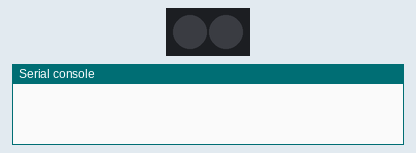
The program below on a simulated MicroPython board. Shown: 2 RGB LEDs in strip order, left to right, the last lines printed to the serial console.

Above: at 0.5 s.
At 2.5 s:
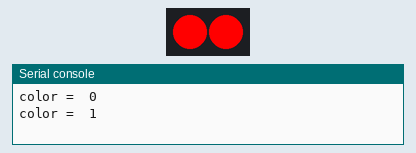
At 5.5 s:
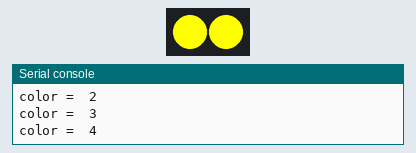
At 11.0 s:
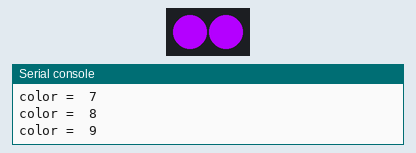
Timing chart, 0 to 14.3 s (numbered marks = the images above):
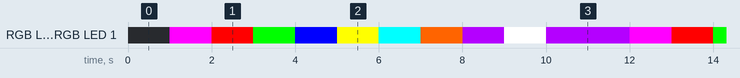

The program:

test2Leds.py
```python
import machine
import time
import neopixel

# --- Configuration ---
LED_PIN = 22        # GPIO pin connected to DIN of first LED
NUM_LEDS = 2      # Number of WS2812B LEDs

# Create neopixel object
np = neopixel.NeoPixel(machine.Pin(LED_PIN), NUM_LEDS)

# --- Helper: Set all LEDs at once ---
def set_all(r, g, b):
    for i in range(NUM_LEDS):
        np[i] = (r, g, b)
    np.write()

# --- Test pattern: each LED a different color ---
colors = [
    (255,   0, 255),  # LED 4 - Magenta
    (255,   0,   0),  # LED 0 - Red
    (  0, 255,   0),  # LED 1 - Green
    (  0,   0, 255),  # LED 2 - Blue
    (255, 255,   0),  # LED 3 - Yellow
    # (255,   0, 255),  # LED 4 - Magenta
    (  0, 255, 255),  # LED 5 - Cyan
    (255, 100,   0),  # LED 6 - Orange
    (180,   0, 255),  # LED 7 - Purple
    (255, 255, 255),  # LED 8 - White
    (180,   0, 255),  # LED 9 - Dim gray
]

# Keep LEDs on forever (or press reset)
while True:
    time.sleep(1)
    try:
        for i in range(10):
            np[0] = colors[i]
            np[1] = colors[i]
            print("color = ", i)
            np.write()
            time.sleep(1)
    except KeyboardInterrupt:
        break

np[0] = (0,0,0)
np[1] = (0,0,0)
np.write()
```

Measured:
- by itself, RGB LED 0, RGB LED 1: repeats every 11.0 s: RGB(255, 0, 0) 1.0 s, RGB(0, 255, 0) 1.0 s, RGB(0, 0, 255) 1.0 s, RGB(255, 255, 0) 1.0 s, RGB(0, 255, 255) 1.0 s, RGB(255, 100, 0) 1.0 s, RGB(180, 0, 255) 1.0 s, RGB(255, 255, 255) 1.0 s, RGB(180, 0, 255) 2.0 s, RGB(255, 0, 255) 1.0 s
- by itself, everything shown: repeats every 11.0 s, in 10 steps
